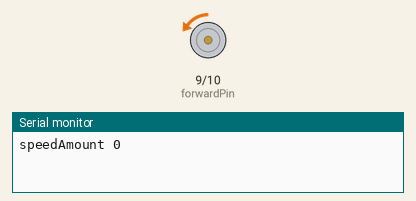
Simulated run of this sketch. Board: Arduino Uno, built with avr-gcc and run on an emulated ATmega328P. Shown: motor-driver pin pairs drawn as motors (green arrow = first pin HIGH = forward, orange = second pin HIGH = backward, longer = more drive), the last lines printed to the serial monitor.

Above: at 0.05 s.
At 1.4 s:
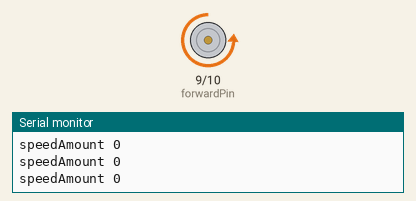
At 2.8 s:
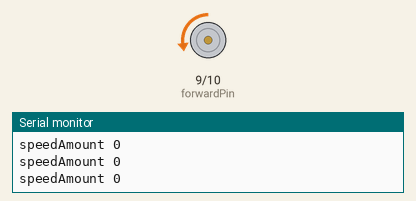
At 5.95 s:
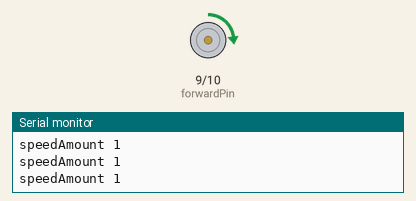
Timing chart, 0 to 8.0 s (numbered marks = the images above):
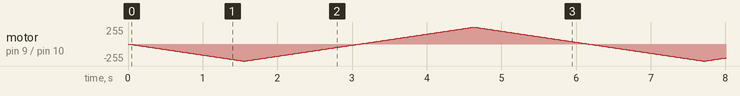

The sketch:

MotorControlSketch.ino
```cpp
/*
  Motor Control Sketch
 */

int forwardPin = 9;
int backwardPin = 10;
int forwardSpeed = 0;
int backwardSpeed = 0;
int speedAmount = 0;
int speedIncrement = 5;
int direction = 0; // 1 for forward, 0 for backward

// the setup routine runs once when you press reset:
void setup()  {
  // declare pin 9 to be an output:
  pinMode(forwardPin, OUTPUT);
  pinMode(backwardPin, OUTPUT);
  Serial.begin(9600);
}

// the loop routine runs over and over again forever:
void loop()  {

  // Gurantees at least one direcion is zero before write
  if (direction == 1) {
    analogWrite(forwardPin, speedAmount);
    analogWrite(backwardPin, 0);
  }
  else {
    analogWrite(forwardPin, 0);
    analogWrite(backwardPin, speedAmount);
  }

  // change the speedAmount for next time through the loop:
  speedAmount += speedIncrement;

  // reverse the direction of the fading at the ends of the fade:
  if (speedAmount == 0 || speedAmount == 255) {
    speedIncrement = -speedIncrement;
  }

  if (speedAmount == 0) {
    direction = (direction == 1) ? 0 : 1;
  }

  // wait for 30 milliseconds to see the dimming effect
  delay(30);
  Serial.print("speedAmount ");
  Serial.print(direction);
  Serial.print("\n");
}
```
